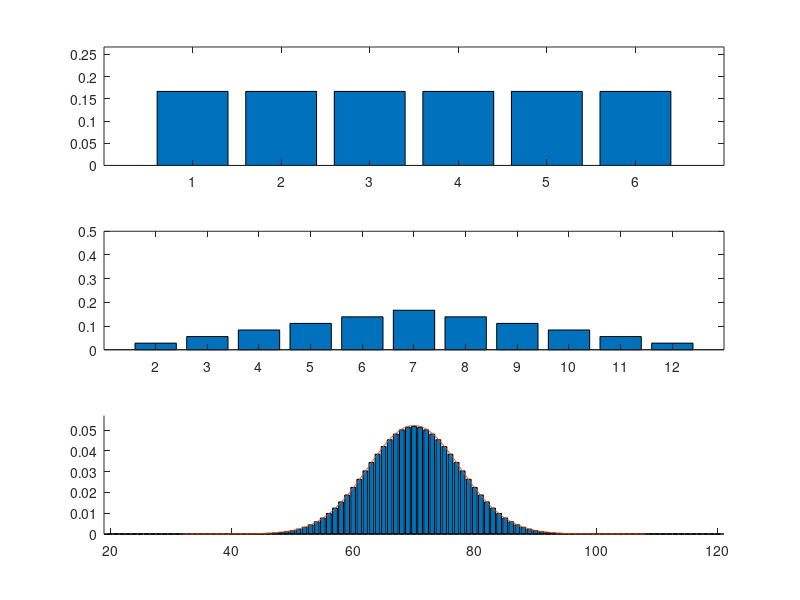

MATLAB code for this plot:
clear variables;
close all;

% QUESTION A
k = 1:1:6;
P_k = (1/6)*[1,1,1,1,1,1];
figure(1);
subplot(3,1,1)
bar(1:1:6,P_k);
axis([0 7 0 1/6+0.1]);
moyenne = k*P_k';
ecart_type = sqrt((k.*k)*P_k'-moyenne*moyenne);

% QUESTION B
X1_X2 = conv(P_k,P_k);
subplot(3,1,2)
bar(2:1:12,X1_X2)
axis( [1 13 0 0.5])

% QUESTION C D E 
n = 20;
Z = P_k;
for i = 2:1:n
    Z = conv(Z,P_k);
end
subplot(3,1,3); hold on;
S_Z = trapz(1*n:1:6*n,Z);
Z = Z./S_Z;
bar(1*n:1:6*n,Z)
axis([1*n-1 6*n+1 0 1.1*max(Z)])
mu = n*moyenne;
sigma = ecart_type*sqrt(n);
x_th = mu-5*sigma:0.1:mu+5*sigma;
f_thZ = (1/(sigma*sqrt(2*pi)))*exp(-(x_th-mu).*(x_th-mu)/(2*sigma*sigma));
plot(x_th, f_thZ)